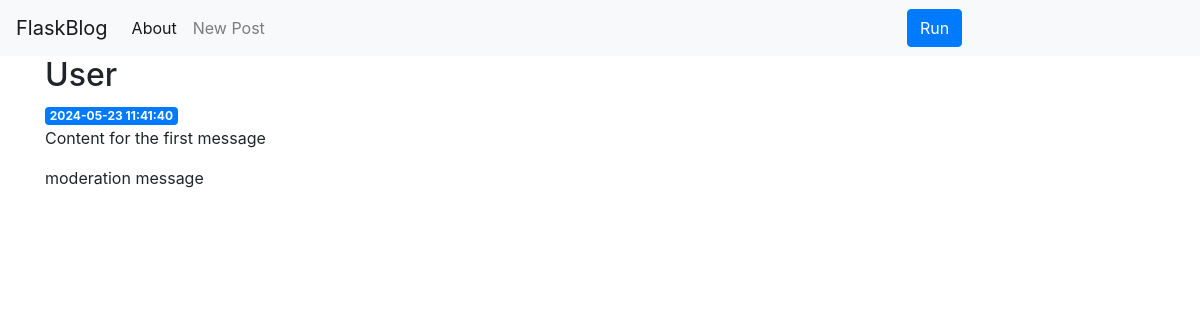
/1, run on an earlier commit of the app's database.
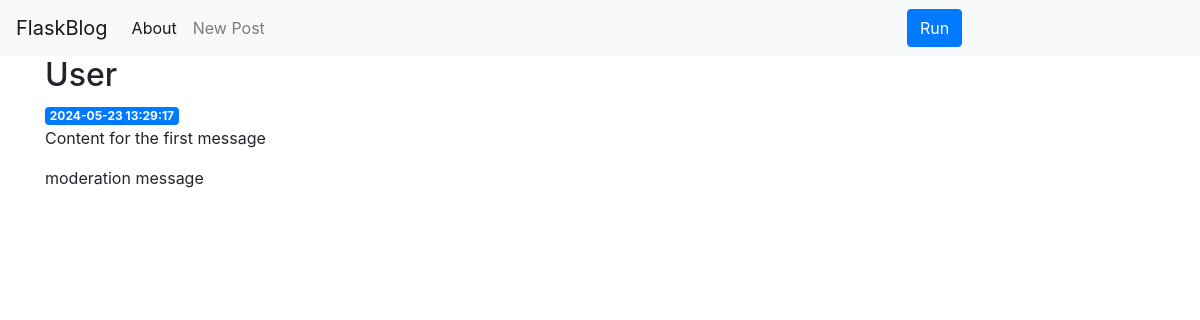
And on a later commit of the database.
### tables this page shows
CREATE TABLE posts (
    id INTEGER PRIMARY KEY AUTOINCREMENT,
    created TIMESTAMP NOT NULL DEFAULT CURRENT_TIMESTAMP,
    author TEXT NOT NULL,
    message TEXT NOT NULL,
    moderation TEXT NOT NULL
);

### project.py (the view)
@app.route('/<int:post_id>')
def post(post_id):
    post = get_post(post_id)
    return render_template('post.html', post=post)

### project.py (called while the page is built)
def get_db_connection():
    conn = sqlite3.connect("database.db")
    conn.row_factory = sqlite3.Row
    return conn

def get_post(post_id):
    conn = get_db_connection()
    post = conn.execute("SELECT * FROM posts WHERE id = ?", (post_id,)).fetchone()
    conn.close()
    if post is None:
        abort(404)
    return post

### templates/post.html
{% extends 'base.html' %}
{% block content %}
    <h2>{% block title %} {{ post['author'] }} {% endblock %}</h2>
    <span class="badge badge-primary">{{ post['created'] }}</span>
    <p>{{ post['message'] }}</p>
    <p>{{ post['moderation'] }}</p>
{% endblock %}

What changed in the data, as far as the page shows it:
changed posts "User": created "2024-05-23 11:41:40" → "2024-05-23 13:29:17"
